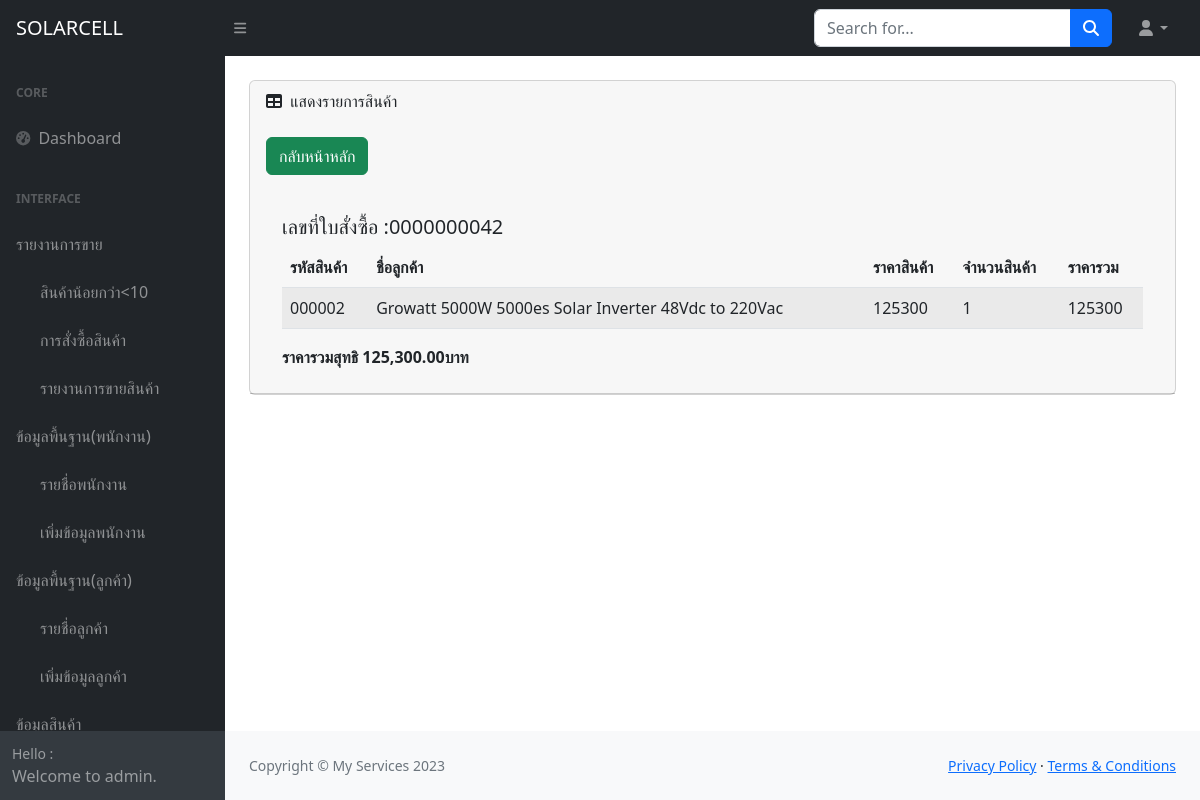
Screenshot of /admin/report_order_detail.php?id=0000000042 (signed in) with the database file from the repository.
### tables this page shows
CREATE TABLE `order_detail` (
  `id` int(11) NOT NULL COMMENT 'ลำดับที่',
  `orderID` int(10) UNSIGNED ZEROFILL NOT NULL COMMENT 'เลขที่ใบสั่งซื้อ',
  `pro_id` int(6) UNSIGNED ZEROFILL NOT NULL COMMENT 'รหัสสินค้า',
  `orderPrice` float NOT NULL COMMENT 'ราคาสินค้า',
  `orderQty` int(11) NOT NULL COMMENT 'จำนวนที่สั่งซื้อ',
  `Total` float NOT NULL COMMENT 'ราคารวม'
);

CREATE TABLE `product` (
  `pro_id` int(6) UNSIGNED ZEROFILL NOT NULL COMMENT 'รหัสสินค้า',
  `pro_name` varchar(128) NOT NULL COMMENT 'ชื่อสินค้า',
  `detail` text NOT NULL COMMENT 'รายละเอียดสินค้า',
  `type_id` int(3) UNSIGNED ZEROFILL NOT NULL COMMENT 'รหัสประเภทสินค้า',
  `price` float NOT NULL COMMENT 'ราคาสินค้า',
  `amount` int(11) NOT NULL COMMENT 'จำนวนสินค้าคงเหลือ',
  `image` varchar(100) NOT NULL COMMENT 'รูปสินค้า'
);

CREATE TABLE `tb_order` (
  `orderID` int(10) UNSIGNED ZEROFILL NOT NULL COMMENT 'เลขที่ใบสั่งซื้อ',
  `cus_name` varchar(60) NOT NULL COMMENT 'ชื่อ-นามสกุล',
  `address` text NOT NULL COMMENT 'ที่อยู่การจัดส่งสินค้า',
  `telephone` varchar(10) NOT NULL COMMENT 'เบอร์โทรศัพท์',
  `total_price` float NOT NULL COMMENT 'ราคารวมสุทธิ์',
  `order_status` varchar(1) NOT NULL COMMENT '0=ยกเลิก,1=ยังไม่ชำระเงิน,2=ชำระเงิน',
  `reg_date` timestamp NOT NULL DEFAULT current_timestamp() COMMENT 'วันที่สั่งซื้อ'
);

### admin/report_order_detail.php (the view, shortened to what this page needs)
<?php
include 'condb.php';
$ids=$_GET['id'];
?>
<!DOCTYPE html>
<html lang="en">
    <head>
        <link href="https://cdn.jsdelivr.net/npm/simple-datatables@7.1.2/dist/style.min.css" rel="stylesheet" />
        <link href="css/styles.css" rel="stylesheet" />
    </head>
    <body class="sb-nav-fixed">
       <?php include 'menu1.php'; ?>
            <div id="layoutSidenav_content">
                <main>
                    <div class="container-fluid px-4">
                        <div class="card mb-4 mt-4">
                            <div class="card-header">
                                <i class="fas fa-table me-1"></i>
                                แสดงรายการสินค้า
                                <div>
                                    <br>
                                <a href="report_order.php"><button type="button" class="btn btn-success">กลับหน้าหลัก</button> </a>
                                </div>
                                <br>
                            <div class="card-body">
                                <h5>เลขที่ใบสั่งซื้อ :<?=$ids?></h5>
                                <table  class="table table-striped table-hover">
                                    <thead>
                                        <tr>
                                            <th>รหัสสินค้า</th>
                                            <th>ชื่อลูกค้า</th>
                                            <th>ราคาสินค้า</th>
                                            <th>จำนวนสินค้า</th>
                                            <th>ราคารวม</th>
                                        </tr>
                                    </thead>
<?php
$sql ="select * from  order_detail d, product p, tb_order t where d.orderID=t.orderID
and d.pro_id=p.pro_id and d.orderID='$ids' order by d.pro_id ";
$result=mysqli_query($conn,$sql);
$sum_total=0;
while($row=mysqli_fetch_array($result)){
    $sum_total=$row['total_price'];
?>
                                        <tr>
                                            <td><?=$row['pro_id']?></td>
                                            <td><?=$row['pro_name']?></td>
                                            <td><?=$row['orderPrice']?></td>
                                            <td><?=$row['orderQty']?></td>
                                            <td><?=$row['Total']?></td>
                                        </tr>
                                    <?php
                                    }
                                    ?>
                                </table>
                                <b>ราคารวมสุทธิ <?=number_format($sum_total,2)?>บาท</b>
                            </div>
                        </div>
                    </div>
                </main>
                <?php include 'footer.php'; ?>
            </div>
        </div>
    </body>
</html>

### rows the page displays
order_detail: pro.pro_id "000002", pro.pro_name "Growatt 5000W 5000es Solar Inverter 48Vdc to 220Vac", orderPrice "125300", orderQty "1", Total "125300", orderID.total_price "125,300.00"

### other values shown
$ids "0000000042"
